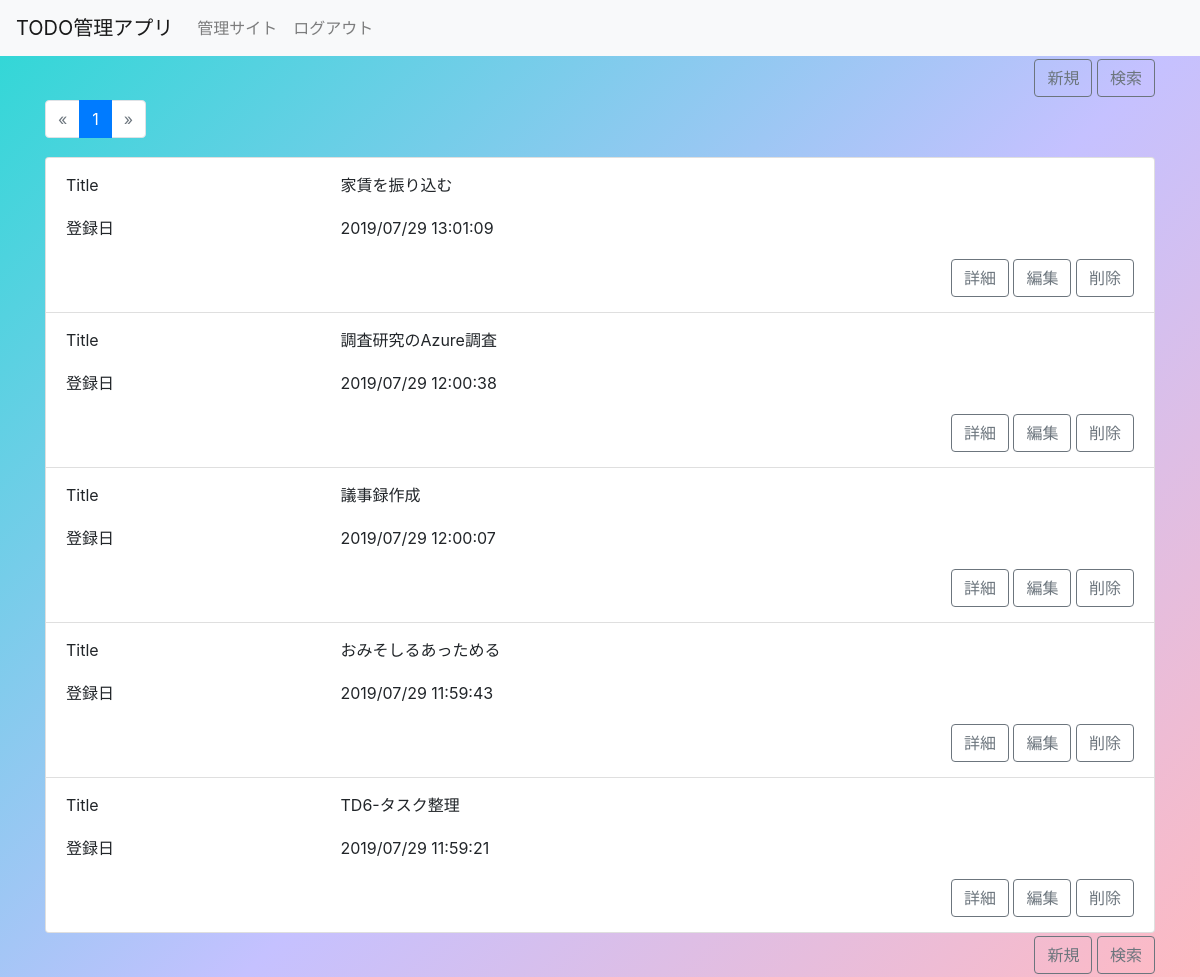
The app's page / (signed in) with its own data.
### app/models.py (models this page shows, shortened)
class Item(models.Model):
    SEX_CHOICES = (
        (1, '業務'),
        (2, '業務以外'),
    )
    name = models.CharField(
        verbose_name='TODO名',
        max_length=200,
    )
    age = models.IntegerField(
        verbose_name='期限月',
        validators=[validators.MinValueValidator(1)],
        blank=True,
        null=True,
    )
    sex = models.IntegerField(
        verbose_name='TODO区分',
        choices=SEX_CHOICES,
        default=1
    )
    memo = models.TextField(
        verbose_name='内容',
        max_length=300,
        blank=True,
        null=True,
    )
    created_at = models.DateTimeField(
        verbose_name='登録日',
        auto_now_add=True
    )
    class Meta:
        verbose_name = 'アイテム'
        verbose_name_plural = 'アイテム'

### app/views.py (the view)
# urls.py: path('',  ItemFilterView.as_view(), name='index'),
class ItemFilterView(LoginRequiredMixin, FilterView):
    model = Item
    queryset = Item.objects.all().order_by('-created_at')
    filterset_class = ItemFilter
    strict = False
    paginate_by = 10
    def get(self, request, **kwargs):
        if request.GET:
            request.session['query'] = request.GET
        else:
            request.GET = request.GET.copy()
            if 'query' in request.session.keys():
                for key in request.session['query'].keys():
                    request.GET[key] = request.session['query'][key]
        return super().get(request, **kwargs)

### app/templates/app/item_filter.html (shortened to what this page needs)
{% extends "./_base.html" %}
{% block content %}
{% load crispy_forms_tags %}
<div class="container">
	<div class="row">
		<div class="col-12">
			<div class="float-right">
				<a class="btn btn-outline-secondary" href="{% url 'create' %}">新規</a>
				<a class="btn btn-outline-secondary" data-toggle="modal" data-target="#myModal" href="#">検索</a>
			</div>
		</div>
	</div>
	<div class="row" >
		<div class="col-12">
			{% include "./_pagination.html" %}
		</div>
	</div>
	<div class="row">
		<div class="col-12">
			<ul class="list-group">
				{% for item in item_list %}
				<li class="list-group-item">
					<div class="row">
						<div class="col-3">
							<p>Title</p>
						</div>
						<div class="col-9">
							<p>{{ item.name }}</p>
						</div>
					</div>
					<div class="row">
						<div class="col-3">
							<p>登録日</p>
						</div>
						<div class="col-9">
							<p>{{item.created_at|date:"Y/m/d G:i:s"}}</p>
						</div>
					</div>
					<div class="row">
						<div class="col-12">
							<div class="float-right">
								<a class="btn btn-outline-secondary " href="{% url 'detail' item.pk %}">詳細</a>
								<a class="btn btn-outline-secondary " href="{% url 'update' item.pk %}">編集</a>
								<a class="btn btn-outline-secondary " href="{% url 'delete' item.pk %}">削除</a>
							</div>
						</div>
					</div>
				</li>
				{% empty %}
				<li class="list-group-item">
					対象のデータがありません
				</li>
				{% endfor %}
			</ul>
		</div>
	</div>
	<div class="row" >
		<div class="col-12">
			<div class="float-right">
				<a class="btn btn-outline-secondary" href="{% url 'create' %}">新規</a>
				<a class="btn btn-outline-secondary" data-toggle="modal" data-target="#myModal" href="#">検索</a>
			</div>
		</div>
	</div>
</div>
{% endblock %}

### app/templates/app/_base.html (shortened to what this page needs)
{% load static %}
<!DOCTYPE html>
<html lang="ja">
<head>
    <link href="https://maxcdn.bootstrapcdn.com/bootstrap/4.0.0/css/bootstrap.min.css" rel="stylesheet"
>
    <link href="{% static "app/css/app.css" %}" rel="stylesheet">
</head>
<body style="background: linear-gradient(-225deg, #2CD8D5 0%, #C5C1FF 56%, #FFBAC3 100%); background-size: cover;">
    <nav class="navbar navbar-expand-lg navbar-light bg-light">
        <a class="navbar-brand" href="#">TODO管理アプリ</a>
        <div class="collapse navbar-collapse" id="Navber">
            <ul class="navbar-nav mr-auto">
                <li class="nav-item">
                    <a class="nav-link" href="{% url 'admin:index'%}">管理サイト</a>
                </li>
                <li class="nav-item">
                    <a class="nav-link" href="{% url 'admin:logout'%}">ログアウト</a>
                </li>
            </ul>
        </div>
    </nav>
    {% block content %}
    {% endblock %}
</body>
</html>

### app/templates/app/_pagination.html (shortened to what this page needs)
{% load item_extras %}
<ul class="pagination">
    {% if page_obj.has_previous %}
        <li class="page-item pagination-prev">
            <a class="page-link" href="?{% url_replace request 'page' page_obj.previous_page_number %}">&laquo;</a>
        </li>
    {% else %}
        <li class="disabled page-item pagination-next">
            <span class="page-link">&laquo;</span>
        </li>
    {% endif %}
    {% for page in page_obj.paginator.page_range %}
        {% if page %}
            {% ifequal page page_obj.number %}
                <li class="active page-item">
                    <span class="page-link">{{ page }}
                    </span>
                </li>
            {% else %}
                <li class="page-item">
                    <a class="page-link" href="?{% url_replace request 'page' page %}">{{ page }}</a>
                </li>
            {% endifequal %}
        {% endif %}
    {% endfor %}
    {% if page_obj.has_next %}
        <li class="page-item pagination-next">
            <a class="page-link" href="?{% url_replace request 'page' page_obj.next_page_number %}">&raquo;</a>
        </li>
    {% else %}
        <li class="disabled page-item pagination-next">
            <span class="page-link ">&raquo;</span>
        </li>
    {% endif %}
</ul>

### app/static/app/css/app.css (style rules this page uses)
.row { margin-top:3px; margin-bottom:3px; }

### records on screen
Item: name "家賃を振り込む", created_at "2019/07/29 13:01:09"
Item: name "調査研究のAzure調査", created_at "2019/07/29 12:00:38"
Item: name "議事録作成", created_at "2019/07/29 12:00:07"
Item: name "おみそしるあっためる", created_at "2019/07/29 11:59:43"
Item: name "TD6-タスク整理", created_at "2019/07/29 11:59:21"

### other values on screen
{{ page }} "1"
